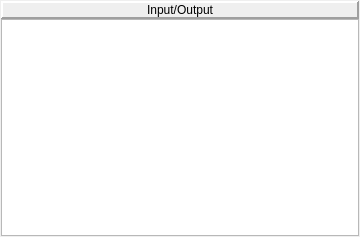
<ui version="4.0" >
 <class>TerminalWindowWidget</class>
 <widget class="QWidget" name="TerminalWindowWidget" >
  <property name="geometry" >
   <rect>
    <x>0</x>
    <y>0</y>
    <width>360</width>
    <height>237</height>
   </rect>
  </property>
  <property name="minimumSize" >
   <size>
    <width>0</width>
    <height>0</height>
   </size>
  </property>
  <property name="windowTitle" >
   <string>Form</string>
  </property>
  <layout class="QGridLayout" >
   <property name="leftMargin" >
    <number>1</number>
   </property>
   <property name="topMargin" >
    <number>1</number>
   </property>
   <property name="rightMargin" >
    <number>1</number>
   </property>
   <property name="bottomMargin" >
    <number>1</number>
   </property>
   <property name="verticalSpacing" >
    <number>0</number>
   </property>
   <item row="1" column="0" >
    <widget class="QTextEdit" name="pepTerminalTextEdit" >
     <property name="readOnly" >
      <bool>true</bool>
     </property>
    </widget>
   </item>
   <item row="0" column="0" >
    <widget class="QLabel" name="pepTerminalLabel" >
     <property name="frameShape" >
      <enum>QFrame::Panel</enum>
     </property>
     <property name="frameShadow" >
      <enum>QFrame::Raised</enum>
     </property>
     <property name="lineWidth" >
      <number>2</number>
     </property>
     <property name="text" >
      <string>Input/Output</string>
     </property>
     <property name="alignment" >
      <set>Qt::AlignCenter</set>
     </property>
    </widget>
   </item>
  </layout>
 </widget>
 <resources/>
 <connections/>
</ui>
